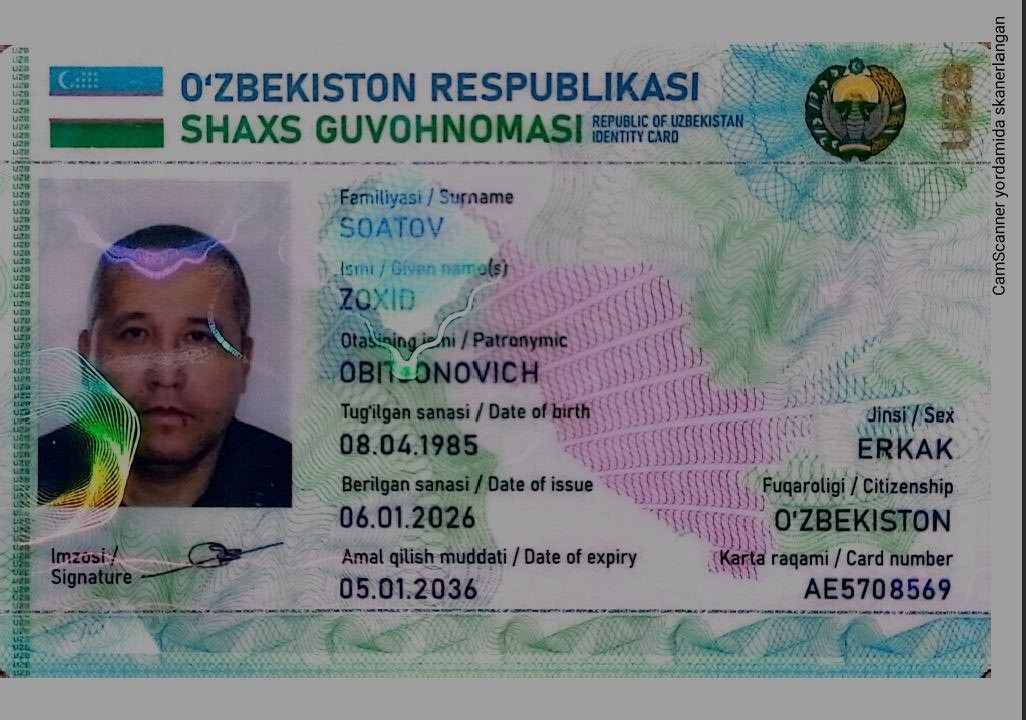
#> input picture pasport_img/card10.jpg, 1026 x 720 px
$ python -i forensics_engine.py   (imports and definitions only)   (older library calls are emulated)
#> lines starting #> are read from the running program, lines starting #| are printed output that depends on the picture; after the words box and inside, x2 and y2 are one past the last pixel; in counts of white or black regions, pixels touching at a corner belong together
#> further down, picture is the input picture: shape (720, 1026, 3); mean B, G, R 130.1, 128, 122.8
"""
ocr_api/forensics_engine.py
────────────────────────────
Image Quality Assessment (IQA) & Digital Tampering Forensics Engine.

Features:
- Image Quality Assessment (IQA):
    * Blur & Sharpness measurement using Modified Laplacian Variance.
    * Specular Reflection / Glare hotspot detection in HSV color space.
    * Lighting & Exposure analysis (underexposed, overexposed, optimal).
    * Resolution adequacy and aspect ratio integrity.
    * Composite Quality Score (0-100%) and actionable Uzbek recommendations.
- Digital Tampering & Anti-Fraud Forensics:
    * Error Level Analysis (ELA) with localized compression residual variance.
    * ELA Color Heatmap generation (JET colormap) encoded as base64 JPEG.
    * Copy-Move / Cloned Region anomaly detection.
    * Tampering Risk Score (0-100%) and Risk Level (LOW, MEDIUM, HIGH).
"""

import cv2
import numpy as np
import base64
import logging
from typing import Dict, Any, Optional, Tuple, List

logger = logging.getLogger('ocr_api')


# [10 lines left out: function _encode_bgr_to_base64_jpeg, not called in this run]


def assess_image_quality(image_bgr: np.ndarray) -> Dict[str, Any]:
    """
    Evaluate optical quality of document image before or during OCR.

    Metrics evaluated:
      1. Sharpness / Blur (Laplacian variance)
      2. Glare / Hotspots (Specular highlights in HSV)
      3. Illumination / Brightness (Mean luminance & contrast)
      4. Resolution adequacy (Dimensions for text readability)
      5. Border margin truncation (Card cut off by frame)

    Returns:
        dict containing scores, boolean flags, and Uzbek guidance messages.
    """
    if image_bgr is None or image_bgr.size == 0:
        return {
            'overall_quality_score': 0.0,
            'is_quality_acceptable': False,
            'blur_score': 0.0,
            'is_blurry': True,
            'glare_percentage': 0.0,
            'has_glare': False,
            'brightness_level': 'UNKNOWN',
            'brightness_mean': 0.0,
            'resolution': {'width': 0, 'height': 0},
            'recommendations': ['Rasm fayli bo\'sh yoki uni o\'qib bo\'lmadi']
        }

    h, w = image_bgr.shape[:2]
#> h = 720; w = 1026
    gray = cv2.cvtColor(image_bgr, cv2.COLOR_BGR2GRAY)
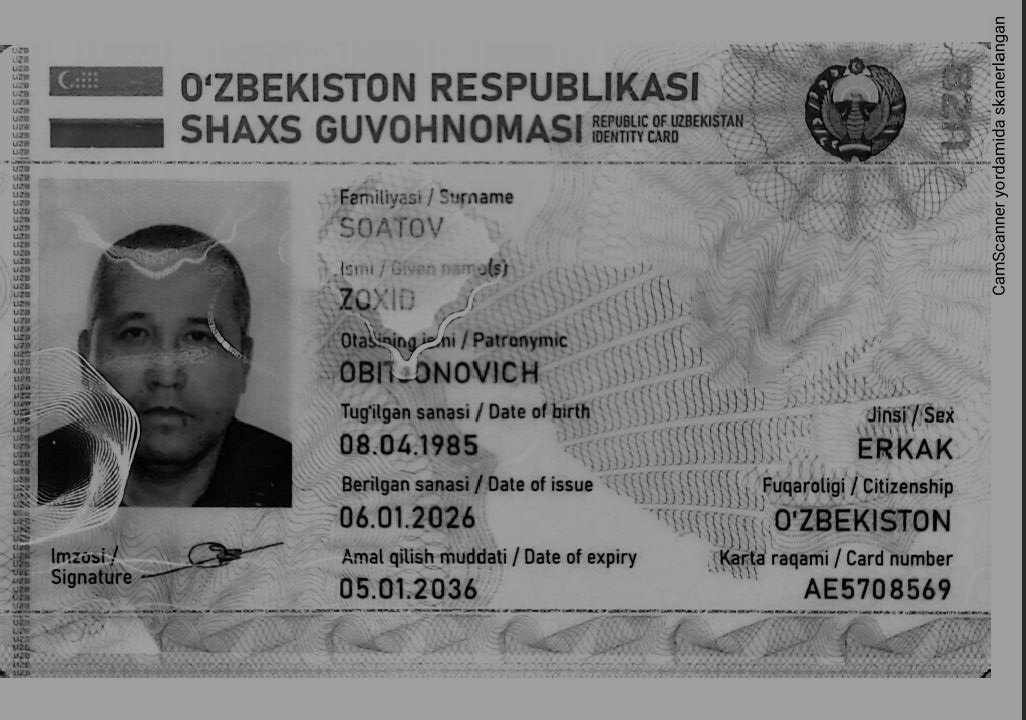
#> gray: shape (720, 1026); min 0, max 191, mean 126.7
    recommendations: List[str] = []

    # ── 1. Sharpness / Blur Score (Laplacian Variance) ─────────────────────────
    # Downscale if mega-resolution to keep calculation constant-time
    eval_w = min(1200, w)
#> eval_w = 1026
    eval_scale = eval_w / float(w)
#> eval_scale = 1
    eval_h = int(h * eval_scale)
#> eval_h = 720
    small_gray = cv2.resize(gray, (eval_w, eval_h), interpolation=cv2.INTER_AREA)

    laplacian = cv2.Laplacian(small_gray, cv2.CV_64F)
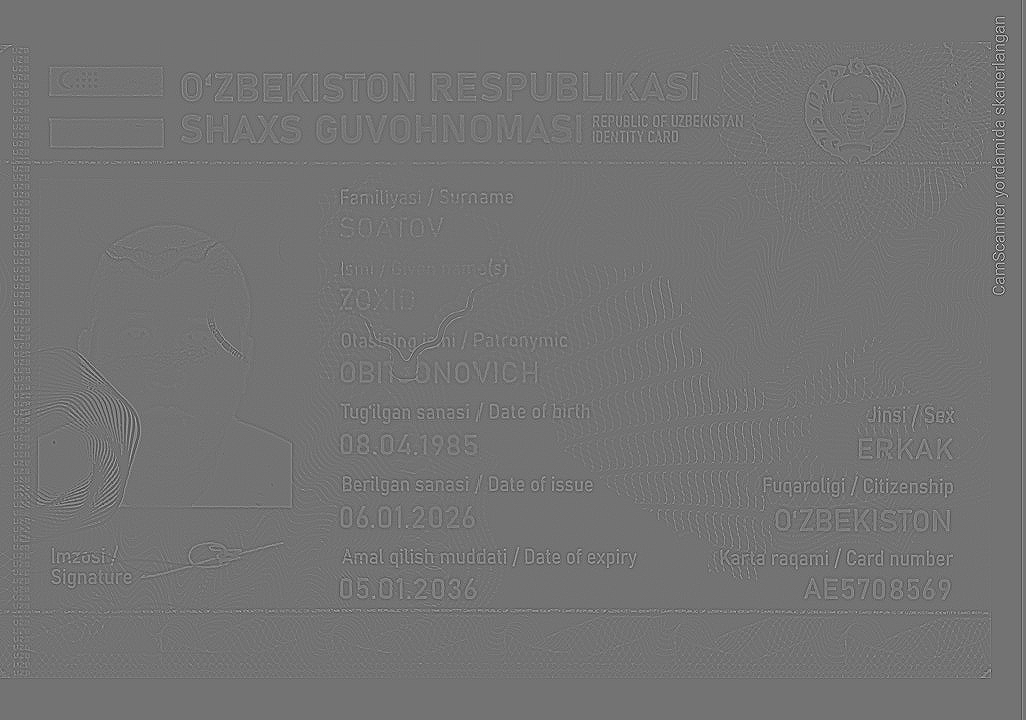
#> laplacian: shape (720, 1026) float64; min -386, max 466, mean 0; drawn with min black and max white
    raw_laplacian_var = float(laplacian.var())
#> raw_laplacian_var = 763
    blur_score = round(raw_laplacian_var, 1)
#> blur_score = 763

    # Thresholds: < 80 = severe blur, 80-140 = mild blur, > 140 = sharp
    is_blurry = raw_laplacian_var < 95.0
#> is_blurry = False
    if is_blurry:
        recommendations.append("Surat biroz xira olingan. Kamerani fokuslab, qo'lni qimirlatmasdan qayta tushiring.")

    # Convert blur score to a 0-40 point subscore
    # 0 -> 0 pts, 100 -> 25 pts, 250+ -> 40 pts
    sharpness_pts = min(40.0, max(0.0, (raw_laplacian_var / 250.0) * 40.0))
#> sharpness_pts = 40

    # ── 2. Glare & Specular Reflection (HSV) ──────────────────────────────────
    hsv = cv2.cvtColor(image_bgr, cv2.COLOR_BGR2HSV)
#> hsv: shape (720, 1026, 3); mean H, S, V 87.3, 43, 135
    v_channel = hsv[:, :, 2]
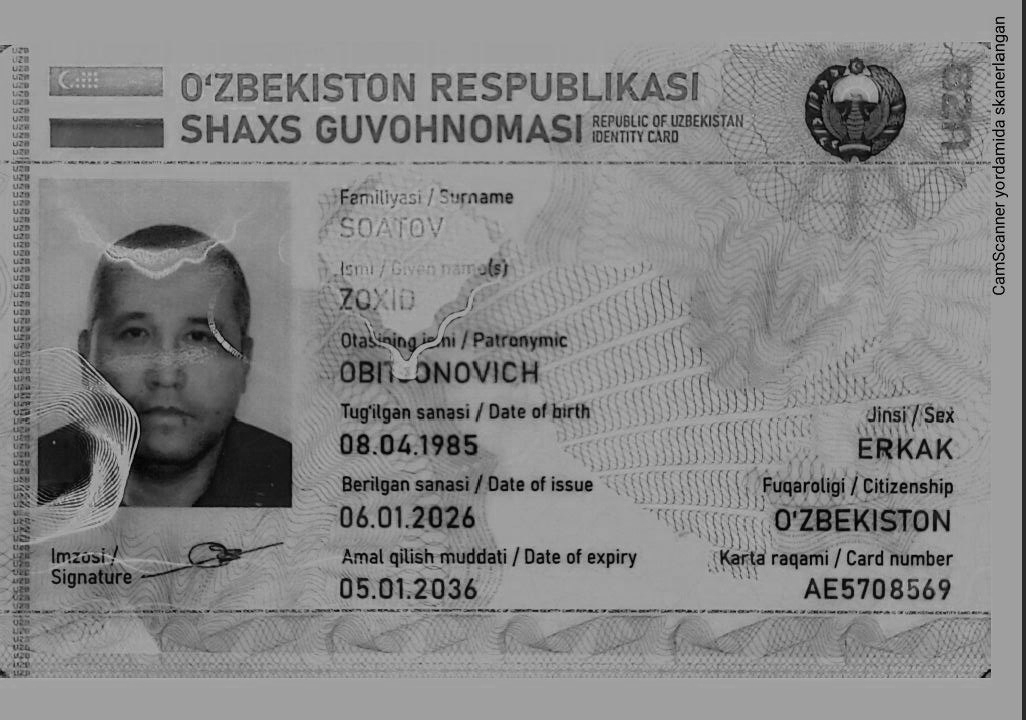
#> v_channel: shape (720, 1026); min 0, max 192, mean 135
    s_channel = hsv[:, :, 1]
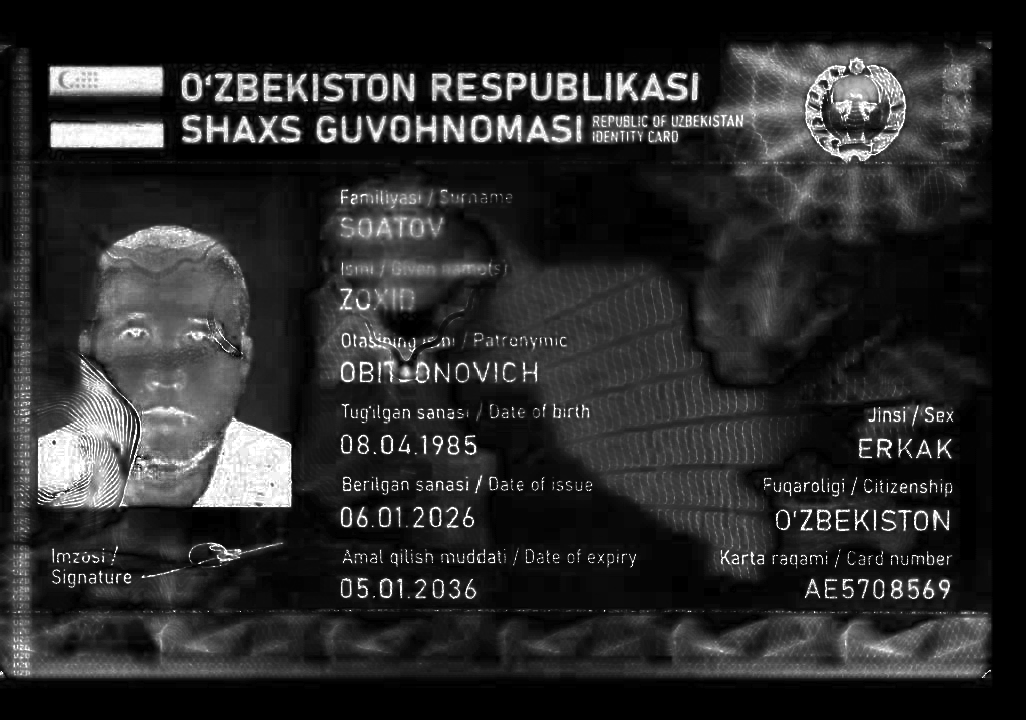
#> s_channel: shape (720, 1026); min 0, max 255, mean 43

    # Bright near-white hotspot: High Value (V > 245) + Low Saturation (S < 35)
    glare_mask = (v_channel > 245) & (s_channel < 35)
#> glare_mask: shape (720, 1026) bool; every value is 0
    glare_pixels = int(np.count_nonzero(glare_mask))
#> glare_pixels = 0
    total_pixels = h * w
#> total_pixels = 738720
    glare_percentage = round((glare_pixels / float(total_pixels)) * 100.0, 2)
#> glare_percentage = 0

    has_glare = glare_percentage > 1.2
#> has_glare = False
    if has_glare:
        recommendations.append("Suratda kuchli yorug'lik akslanishi (yaltirash) aniqlandi. Chiroq yoki quyosh nuri to'g'ridan-to'g'ri tushmaydigan burchakdan oling.")

    # Glare subscore (up to 30 pts): 0% glare = 30 pts, 3% glare = 0 pts
    glare_pts = max(0.0, 30.0 - (glare_percentage * 10.0))
#> glare_pts = 30

    # ── 3. Brightness & Exposure ──────────────────────────────────────────────
    mean_brightness = float(np.mean(gray))
#> mean_brightness = 126.7
    std_brightness = float(np.std(gray))
#> std_brightness = 38.04

    if mean_brightness < 55.0:
        brightness_level = 'TOO_DARK'
        recommendations.append("Surat juda qorong'i. Yaxshiroq yoritilgan joyda suratga oling.")
        exposure_pts = max(0.0, (mean_brightness / 55.0) * 12.0)
    elif mean_brightness > 215.0:
        brightness_level = 'OVEREXPOSED'
        recommendations.append("Surat haddan tashqari yorug' (oqargan). Kamerani matnga to'g'irlang.")
        exposure_pts = max(0.0, ((255.0 - mean_brightness) / 40.0) * 12.0)
    else:
        brightness_level = 'OPTIMAL'
        exposure_pts = 20.0

    # ── 4. Resolution & Dimensions ────────────────────────────────────────────
    min_dim = min(h, w)
#> min_dim = 720
    max_dim = max(h, w)
#> max_dim = 1026
    if min_dim < 300 or max_dim < 450:
        recommendations.append("Surat o'lchami juda kichik (past ruxsat). Yuqori sifatli kameradan foydalaning.")
        resolution_pts = 4.0
    elif min_dim < 600 or max_dim < 900:
        resolution_pts = 8.0
    else:
        resolution_pts = 10.0

    # ── Composite Overall Quality Score ───────────────────────────────────────
    total_score = round(sharpness_pts + glare_pts + exposure_pts + resolution_pts, 1)
#> total_score = 100
    total_score = min(100.0, max(0.0, total_score))

    is_quality_acceptable = total_score >= 60.0 and not (is_blurry and raw_laplacian_var < 50.0)
#> is_quality_acceptable = True

    if is_quality_acceptable and not recommendations:
        recommendations.append("Tasvir sifati mukammal va aniq o'qish uchun yetarli.")

    return {
        'overall_quality_score': total_score,
        'is_quality_acceptable': is_quality_acceptable,
        'blur_score': blur_score,
        'is_blurry': is_blurry,
        'glare_percentage': glare_percentage,
        'has_glare': has_glare,
        'brightness_level': brightness_level,
        'brightness_mean': round(mean_brightness, 1),
        'contrast_std': round(std_brightness, 1),
        'resolution': {'width': w, 'height': h},
        'recommendations': recommendations
    }


# [201 lines left out: functions detect_digital_tampering, run_full_forensics, not called in this run]

>>> import cv2
>>> picture = cv2.imread('../../pasport_img/card10.jpg')
>>> result = assess_image_quality(picture)
#> result = 11 items
